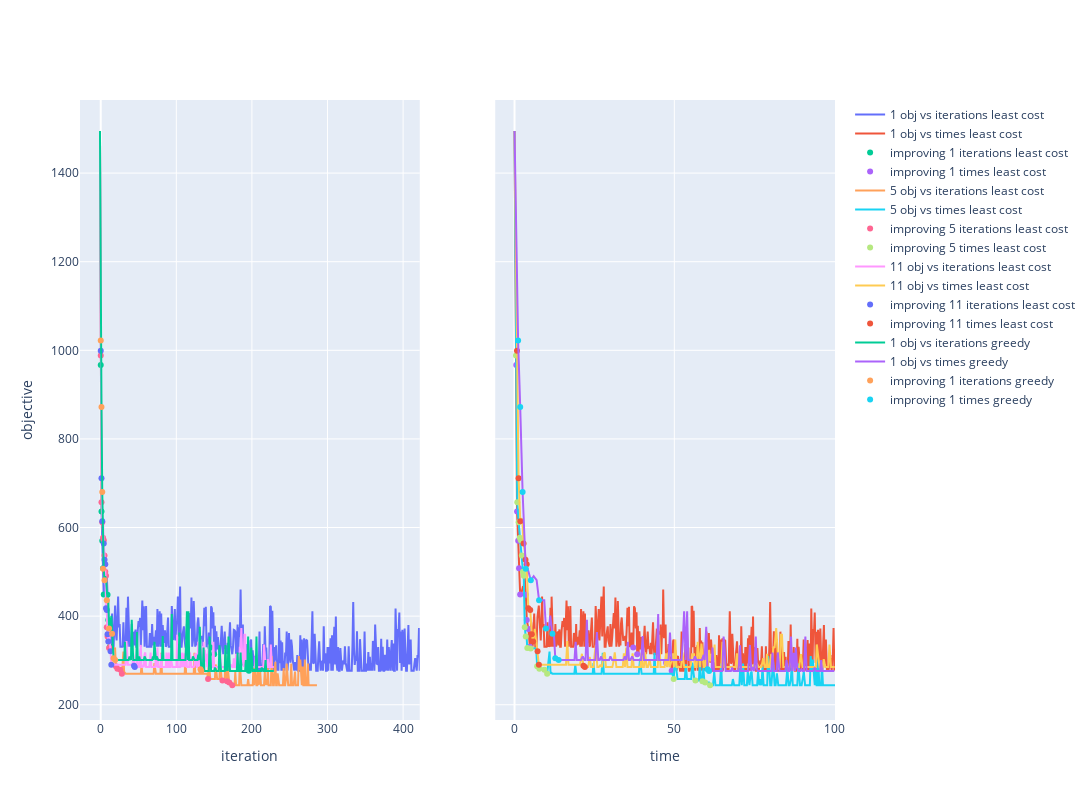

Notebook cell for this chart:
### Code cell
# Initialize figure with subplots
fig = make_subplots(
    rows=1, cols=2, shared_yaxes=True,
)

solvers_to_plot = [0, 4, 10] # not parallel, 5 processes, 11 processes 
solvers_to_plot = [solvers[i] for i in solvers_to_plot]
solvers_to_plot.append(greedy_repair_solver)

for solver in solvers_to_plot:
    nb_proc = 1
    if isinstance(solver, PLNS):
        nb_proc = solver.nb_processes
    if solver.repair_strategy == RepairStrategy.GREEDY_LEAST_COST_INSERT:
        strategy = "greedy"
    else:
        strategy = "least cost"

    objectives = [sol.objective for sol in solver.solutions_cache]
    iterations = [sol.iteration for sol in solver.solutions_cache]
    time_found = [
        "{:.2f}".format(sol.time_to_find) for sol in solver.solutions_cache
    ]

    improving_solutions = []
    best_obj = solver.solutions_cache[0].objective
    for i, sol in enumerate(solver.solutions_cache):
        if sol.objective < best_obj:
            best_obj = sol.objective
            improving_solutions.append(sol)

    improving_iterations = [sol.iteration for sol in improving_solutions]
    improving_objectives = [sol.objective for sol in improving_solutions]
    improving_times = [
        "{:.2f}".format(sol.time_to_find) for sol in improving_solutions
    ]

    # fig.update_layout(xaxis2= {'anchor': 'y', 'overlaying': 'x', 'side': 'top'})

    fig.add_trace(go.Scatter(x=iterations,
                            y=objectives,
                            name=f"{nb_proc} obj vs iterations {strategy}",
                            # marker_color="#636EFA"
                            ),
                row=1,
                col=1)
    fig.add_trace(go.Scatter(x=time_found,
                            y=objectives,
                            name=f"{nb_proc} obj vs times {strategy} ",
                            # marker_color="#636EFA"
                            ),
                row=1,
                col=2)

    fig.add_trace(go.Scatter(x=improving_iterations,
                            y=improving_objectives,
                            mode='markers',
                            name=f"improving {nb_proc} iterations {strategy}",
                            # marker_color="green"
                            ),
                row=1,
                col=1)
    fig.add_trace(go.Scatter(x=improving_times,
                            y=improving_objectives,
                            mode='markers',
                            name=f"improving {nb_proc} times {strategy}",
                            # marker_color="green"
                            ),
                row=1,
                col=2)


    fig.update_xaxes(title_text="iteration", row=1, col=1)
    fig.update_xaxes(title_text="time", row=1, col=2)
    fig.update_yaxes(title_text="objective", row=1, col=1)

fig.update_layout(height=800, width=1800)
fig.show()

### Figure 1 — Plotly figure (JSON) as saved in the notebook; plotly's stock layout.template omitted (floating-point values rounded to 4 significant figures; data arrays with more than 128 entries replaced by an {"elided": "..."} marker saying what was removed)
{"data": [{"name": "1 obj vs iterations least cost", "type": "scatter", "x": {"elided": "424 int values"}, "xaxis": "x", "y": {"elided": "424 int values"}, "yaxis": "y"}, {"name": "1 obj vs times least cost ", "type": "scatter", "x": {"elided": "424 str values"}, "xaxis": "x2", "y": {"elided": "424 int values"}, "yaxis": "y2"}, {"mode": "markers", "name": "improving 1 iterations least cost", "type": "scatter", "x": [0, 1, 2, 3, 4, 9, 10, 11, 12, 145, 150, 189, 196], "xaxis": "x", "y": [967, 636, 570, 508, 449, 448, 391, 371, 331, 329, 314, 295, 277], "yaxis": "y"}, {"mode": "markers", "name": "improving 1 times least cost", "type": "scatter", "x": ["0.55", "0.80", "1.16", "1.42", "1.77", "3.53", "3.85", "4.34", "4.80", "37.15", "38.37", "47.42", "49.17"], "xaxis": "x2", "y": [967, 636, 570, 508, 449, 448, 391, 371, 331, 329, 314, 295, 277], "yaxis": "y2"}, {"name": "5 obj vs iterations least cost", "type": "scatter", "x": {"elided": "288 int values"}, "xaxis": "x", "y": {"elided": "288 int values"}, "yaxis": "y"}, {"name": "5 obj vs times least cost ", "type": "scatter", "x": {"elided": "288 str values"}, "xaxis": "x2", "y": {"elided": "288 int values"}, "yaxis": "y2"}, {"mode": "markers", "name": "improving 5 iterations least cost", "type": "scatter", "x": [0, 1, 2, 3, 4, 5, 6, 7, 8, 9, 11, 14, 20, 22, 26, 28, 142, 161, 167, 170, 174], "xaxis": "x", "y": [988, 657, 612, 577, 571, 537, 500, 491, 375, 354, 328, 327, 287, 281, 279, 270, 258, 255, 253, 250, 244], "yaxis": "y"}, {"mode": "markers", "name": "improving 5 times least cost", "type": "scatter", "x": ["0.46", "0.86", "1.30", "1.66", "1.95", "2.30", "2.65", "2.89", "3.21", "3.51", "4.00", "5.04", "7.08", "7.78", "9.36", "10.21", "49.80", "56.60", "58.78", "59.66", "61.18"], "xaxis": "x2", "y": [988, 657, 612, 577, 571, 537, 500, 491, 375, 354, 328, 327, 287, 281, 279, 270, 258, 255, 253, 250, 244], "yaxis": "y2"}, {"name": "11 obj vs iterations least cost", "type": "scatter", "x": {"elided": "231 int values"}, "xaxis": "x", "y": {"elided": "231 int values"}, "yaxis": "y"}, {"name": "11 obj vs times least cost ", "type": "scatter", "x": {"elided": "231 str values"}, "xaxis": "x2", "y": {"elided": "231 int values"}, "yaxis": "y2"}, {"mode": "markers", "name": "improving 11 iterations least cost", "type": "scatter", "x": [0, 1, 2, 4, 5, 6, 7, 8, 9, 10, 13, 14, 44, 45], "xaxis": "x", "y": [999, 711, 614, 564, 527, 517, 418, 414, 359, 343, 321, 290, 288, 285], "yaxis": "y"}, {"mode": "markers", "name": "improving 11 times least cost", "type": "scatter", "x": ["0.77", "1.27", "1.81", "2.83", "3.43", "3.81", "4.32", "4.92", "5.41", "5.82", "7.21", "7.63", "21.56", "22.01"], "xaxis": "x2", "y": [999, 711, 614, 564, 527, 517, 418, 414, 359, 343, 321, 290, 288, 285], "yaxis": "y2"}, {"name": "1 obj vs iterations greedy", "type": "scatter", "x": {"elided": "231 int values"}, "xaxis": "x", "y": {"elided": "231 int values"}, "yaxis": "y"}, {"name": "1 obj vs times greedy ", "type": "scatter", "x": {"elided": "231 str values"}, "xaxis": "x2", "y": {"elided": "231 int values"}, "yaxis": "y2"}, {"mode": "markers", "name": "improving 1 iterations greedy", "type": "scatter", "x": [0, 1, 2, 3, 5, 8, 11, 15, 17, 19, 132, 133], "xaxis": "x", "y": [1022, 872, 680, 507, 481, 436, 372, 360, 305, 301, 280, 276], "yaxis": "y"}, {"mode": "markers", "name": "improving 1 times greedy", "type": "scatter", "x": ["1.12", "1.78", "2.53", "3.52", "5.10", "7.68", "9.84", "11.86", "12.76", "13.81", "60.37", "60.87"], "xaxis": "x2", "y": [1022, 872, 680, 507, 481, 436, 372, 360, 305, 301, 280, 276], "yaxis": "y2"}], "layout": {"height": 800, "width": 1800, "xaxis": {"anchor": "y", "domain": [0, 0.45], "title": {"text": "iteration"}}, "xaxis2": {"anchor": "y2", "domain": [0.55, 1], "title": {"text": "time"}}, "yaxis": {"anchor": "x", "domain": [0, 1], "title": {"text": "objective"}}, "yaxis2": {"anchor": "x2", "domain": [0, 1], "matches": "y", "showticklabels": false}}}
